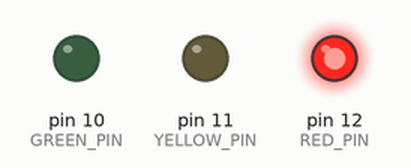
A sketch run on a simulated Arduino Uno, built with avr-gcc and run on an emulated ATmega328P. Parts: output pins drawn as LEDs (lit = HIGH).

Above: at 1.5 s.
At 4.5 s:
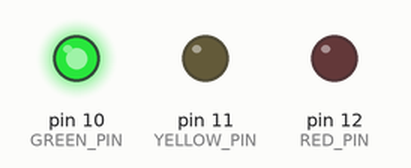
At 6.5 s:
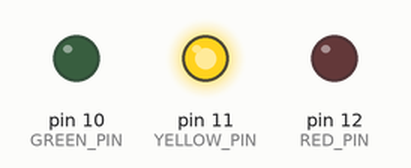
Timing chart, 0 to 9.1 s (numbered marks = the images above):
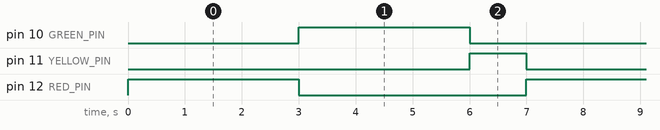

The sketch:

TrafficLightSystem.ino
```cpp
#define RED_PIN 12
#define YELLOW_PIN 11
#define GREEN_PIN 10

/**
 * @brief Sets up pins.
 *
 */
void setup() {
  pinMode(RED_PIN, OUTPUT);
  pinMode(YELLOW_PIN, OUTPUT);
  pinMode(GREEN_PIN, OUTPUT);
}

/**
 * @brief This program powers on an LED in order from red, green, then yellow.
 *
 */
void loop() {
  // red 3s
  digitalWrite(RED_PIN, HIGH);
  delay(3000);
  digitalWrite(RED_PIN, LOW);

  // green 3s
  digitalWrite(GREEN_PIN, HIGH);
  delay(3000);
  digitalWrite(GREEN_PIN, LOW);

  // yellow 1s
  digitalWrite(YELLOW_PIN, HIGH);
  delay(1000);
  digitalWrite(YELLOW_PIN, LOW);
}
```

Measured:
- by itself, pin 10 (GREEN_PIN), pin 12 (RED_PIN): alternates HIGH for 3.0 s and LOW for 4.0 s
- by itself, pin 11 (YELLOW_PIN): alternates HIGH for 1.0 s and LOW for 6.0 s
- by itself, everything shown: repeats every 7.0 s, in 4 steps
